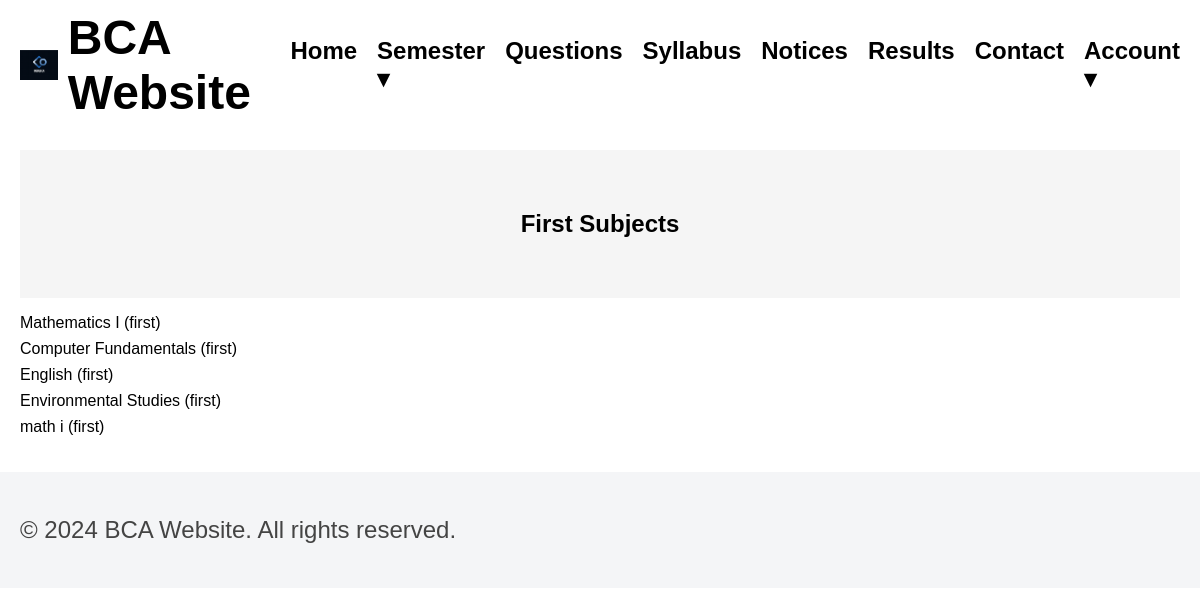
Page /semester/first/ on the committed database.
### mainapp/models.py (models this page shows, shortened)
class Semester(models.Model):
    name = models.CharField(max_length=50, unique=True)

class Subject(models.Model):
    semester = models.ForeignKey(Semester, on_delete=models.CASCADE, related_name='subjects')
    name = models.CharField(max_length=100)
    def __str__(self):
        return f"{self.name} ({self.semester.name})"

### mainapp/views.py (the view)
# urls.py: path('semester/<str:semester_name>/', views.semester_detail, name='semester_detail'),
def semester_detail(request, semester_name):
    try:
        semester = Semester.objects.get(name__iexact=semester_name)
        semester_subjects = semester.subjects.all()
    except Semester.DoesNotExist:
        semester_subjects = []
    context = {
        'semester_name': semester_name.title(),
        'subjects': semester_subjects,
    }
    return render(request, 'mainapp/semester_detail.html', context)

### templates/mainapp/semester_detail.html (shortened to what this page needs)
{% load static %}
<!DOCTYPE html>
<html lang="en">
<head>
    <link rel="stylesheet" href="{% static 'css/style.css' %}" />
</head>
<body>
    <header>
        <div class="logo">
            <img src="{% static 'images/image.png' %}" alt="BCA Logo" class="logo-img" />
            <h1>BCA Website</h1>
        </div>
        <nav>
            <ul>
                <li class="dropdown">
                    <a href="{% url 'home' %}" class="dropbtn">Home</a>
                <li class="dropdown">
                    <a href="#" class="dropbtn">Semester &#x25BE;</a>
                </li>
                <li><a href="#">Questions</a></li>
                <li><a href="#">Syllabus</a></li>
                <li><a href="{% url 'notices' %}">Notices</a></li>
                <li><a href="#">Results</a></li>
                <li><a href="#">Contact</a></li>
                <li class="dropdown">
                    <a href="#" class="dropbtn">Account &#x25BE;</a>
                </li>
            </ul>
        </nav>
    </header>
    <main>
        <section class="banner">
            <h2>{{ semester_name }} Subjects</h2>
        </section>
        <section class="content">
            {% if subjects %}
                <ul>
                    {% for subject in subjects %}
                        <li>{{ subject }}</li>
                    {% endfor %}
                </ul>
            {% else %}
                <p>No subjects found for this semester.</p>
            {% endif %}
        </section>
    </main>
    <footer>
        <p>&copy; 2024 BCA Website. All rights reserved.</p>
    </footer>
</body>
</html>
</body>
</html>

### static/css/style.css (style rules this page uses)
body { font-family: Arial, sans-serif; margin: 0; padding: 0; }
header { background-color: white; color:black; padding: 10px 20px; display: flex; align-items: center; justify-content: space-between; }
header .logo { display: flex; align-items: center; }
header .logo h1 { margin: 0; }
.logo-img { height: 30px; width: auto; margin-right: 10px; }
nav ul { list-style: none; margin: 0; padding: 0; display: flex; }
nav ul li { margin-left: 20px; position: relative; }
nav ul li a { color: black; text-decoration: none; font-weight: bold; font-size: 24px; }
main { padding: 20px; }
.banner { background-color:whitesmoke; padding: 40px 20px; text-align: center; }
footer { display: flex; justify-content: space-between; padding: 20px; background-color: #f4f5f7; color: #444; font-size: 24px; }
.logo { font-size: 24px; font-weight: bold; }
ul { list-style: none; padding: 0; }
ul li { margin: 8px 0; }
a { text-decoration: none; color: #444; }

### rows in the picture
Semester: name "First"
Subject: name+semester "Mathematics I (first)"
Subject: name+semester "Computer Fundamentals (first)"
Subject: name+semester "English (first)"
Subject: name+semester "Environmental Studies (first)"
Subject: name+semester "math i (first)"
